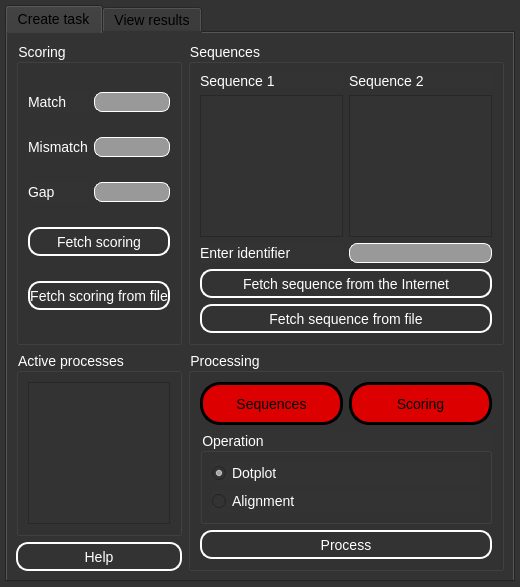
<?xml version="1.0" encoding="UTF-8"?>
<ui version="4.0">
 <class>MainWindow</class>
 <widget class="QWidget" name="MainWindow">
  <property name="geometry">
   <rect>
    <x>0</x>
    <y>0</y>
    <width>520</width>
    <height>587</height>
   </rect>
  </property>
  <property name="sizePolicy">
   <sizepolicy hsizetype="Expanding" vsizetype="Expanding">
    <horstretch>0</horstretch>
    <verstretch>0</verstretch>
   </sizepolicy>
  </property>
  <property name="windowTitle">
   <string>Form</string>
  </property>
  <property name="styleSheet">
   <string notr="true">QWidget {
	background-color: #333333;
}</string>
  </property>
  <layout class="QVBoxLayout" name="verticalLayout_2" stretch="0">
   <property name="spacing">
    <number>0</number>
   </property>
   <property name="leftMargin">
    <number>5</number>
   </property>
   <property name="topMargin">
    <number>5</number>
   </property>
   <property name="rightMargin">
    <number>5</number>
   </property>
   <property name="bottomMargin">
    <number>5</number>
   </property>
   <item>
    <widget class="QTabWidget" name="tabWidget">
     <property name="sizePolicy">
      <sizepolicy hsizetype="Expanding" vsizetype="Preferred">
       <horstretch>0</horstretch>
       <verstretch>0</verstretch>
      </sizepolicy>
     </property>
     <property name="minimumSize">
      <size>
       <width>400</width>
       <height>400</height>
      </size>
     </property>
     <property name="font">
      <font>
       <pointsize>-1</pointsize>
       <weight>50</weight>
       <italic>false</italic>
       <bold>false</bold>
      </font>
     </property>
     <property name="styleSheet">
      <string notr="true">QWidget {
	background-color: #333333;
	font: &quot;Times New Roman&quot;;
    font-size: 14px;
}
QLabel {
	background-color: #333333;
	color: white;
	font: italic &quot;Times New Roman&quot;;
}
QLineEdit {
	border-radius: 8px;
	border: 1px solid white;
	background-color: #999999;
	color: white;
}
QGroupBox {
	background-color: #333333;
	color: white;
}
QRadioButton {
	background-color: #333333;
	color: white;
}

QPushButton {
    color: white;
    border-radius: 12px;
    border: 2px solid white;
    background-color: qlineargradient(x1: 0.5, y1: 0, x2: 0.5, y2: 1,
    stop: 0 white,
    stop: 0.3 gray,
    stop: 0.6 gray,
    stop: 0.9 darkgray,
    stop: 1 black);
    font: bold &quot;Times New Roman&quot;;
    font-size: 14px;
	height: 25px;
}

QPushButton:pressed {
    background-color: qlineargradient(x1: 0.5, y1: 0, x2: 0.5, y2: 1,
    stop: 0 black,
    stop: 0.3 darkgray,
    stop: 0.6 gray,
    stop: 0.8 gray,
    stop: 1 white);
}
</string>
     </property>
     <property name="currentIndex">
      <number>0</number>
     </property>
     <widget class="QWidget" name="createTaskTab">
      <property name="sizePolicy">
       <sizepolicy hsizetype="Expanding" vsizetype="Expanding">
        <horstretch>0</horstretch>
        <verstretch>0</verstretch>
       </sizepolicy>
      </property>
      <attribute name="title">
       <string>Create task</string>
      </attribute>
      <layout class="QGridLayout" name="gridLayout_5">
       <item row="0" column="1">
        <widget class="QGroupBox" name="groupBox_4">
         <property name="sizePolicy">
          <sizepolicy hsizetype="Expanding" vsizetype="Preferred">
           <horstretch>0</horstretch>
           <verstretch>0</verstretch>
          </sizepolicy>
         </property>
         <property name="title">
          <string>Sequences</string>
         </property>
         <layout class="QGridLayout" name="gridLayout_4">
          <item row="2" column="0">
           <widget class="QLabel" name="label_6">
            <property name="text">
             <string>Enter identifier</string>
            </property>
           </widget>
          </item>
          <item row="1" column="1">
           <widget class="QListWidget" name="seq2ListWidget"/>
          </item>
          <item row="0" column="0">
           <widget class="QLabel" name="label">
            <property name="text">
             <string>Sequence 1</string>
            </property>
           </widget>
          </item>
          <item row="1" column="0">
           <widget class="QListWidget" name="seq1ListWidget">
            <property name="sizePolicy">
             <sizepolicy hsizetype="Expanding" vsizetype="Expanding">
              <horstretch>0</horstretch>
              <verstretch>0</verstretch>
             </sizepolicy>
            </property>
           </widget>
          </item>
          <item row="2" column="1">
           <widget class="QLineEdit" name="identifierLineEdit">
            <property name="alignment">
             <set>Qt::AlignCenter</set>
            </property>
           </widget>
          </item>
          <item row="4" column="0" colspan="2">
           <widget class="QPushButton" name="fetchSeqFromFileBtn">
            <property name="text">
             <string>Fetch sequence from file</string>
            </property>
           </widget>
          </item>
          <item row="0" column="1">
           <widget class="QLabel" name="label_2">
            <property name="text">
             <string>Sequence 2</string>
            </property>
           </widget>
          </item>
          <item row="3" column="0" colspan="2">
           <widget class="QPushButton" name="fetchSeqFromInternetFile">
            <property name="text">
             <string>Fetch sequence from the Internet</string>
            </property>
           </widget>
          </item>
         </layout>
        </widget>
       </item>
       <item row="0" column="0">
        <widget class="QGroupBox" name="groupBox_3">
         <property name="sizePolicy">
          <sizepolicy hsizetype="Expanding" vsizetype="Expanding">
           <horstretch>0</horstretch>
           <verstretch>0</verstretch>
          </sizepolicy>
         </property>
         <property name="title">
          <string>Scoring</string>
         </property>
         <layout class="QGridLayout" name="gridLayout_3">
          <item row="4" column="0" colspan="2">
           <widget class="QPushButton" name="fetchScoringBtn">
            <property name="sizePolicy">
             <sizepolicy hsizetype="Expanding" vsizetype="Fixed">
              <horstretch>0</horstretch>
              <verstretch>0</verstretch>
             </sizepolicy>
            </property>
            <property name="text">
             <string>Fetch scoring</string>
            </property>
           </widget>
          </item>
          <item row="1" column="0">
           <widget class="QLabel" name="label_4">
            <property name="text">
             <string>Mismatch</string>
            </property>
           </widget>
          </item>
          <item row="0" column="1">
           <widget class="QLineEdit" name="matchLineEdit">
            <property name="alignment">
             <set>Qt::AlignCenter</set>
            </property>
           </widget>
          </item>
          <item row="1" column="1">
           <widget class="QLineEdit" name="mismatchLineEdit">
            <property name="alignment">
             <set>Qt::AlignCenter</set>
            </property>
           </widget>
          </item>
          <item row="2" column="1">
           <widget class="QLineEdit" name="gapLineEdit">
            <property name="alignment">
             <set>Qt::AlignCenter</set>
            </property>
           </widget>
          </item>
          <item row="2" column="0">
           <widget class="QLabel" name="label_5">
            <property name="text">
             <string>Gap</string>
            </property>
           </widget>
          </item>
          <item row="0" column="0">
           <widget class="QLabel" name="label_3">
            <property name="text">
             <string>Match</string>
            </property>
           </widget>
          </item>
          <item row="5" column="0" colspan="2">
           <widget class="QPushButton" name="fetchScoringFromFileBtn">
            <property name="sizePolicy">
             <sizepolicy hsizetype="Expanding" vsizetype="Fixed">
              <horstretch>0</horstretch>
              <verstretch>0</verstretch>
             </sizepolicy>
            </property>
            <property name="text">
             <string>Fetch scoring from file</string>
            </property>
           </widget>
          </item>
         </layout>
        </widget>
       </item>
       <item row="1" column="0">
        <widget class="QGroupBox" name="groupBox_6">
         <property name="sizePolicy">
          <sizepolicy hsizetype="Expanding" vsizetype="Expanding">
           <horstretch>0</horstretch>
           <verstretch>0</verstretch>
          </sizepolicy>
         </property>
         <property name="title">
          <string>Active processes</string>
         </property>
         <layout class="QGridLayout" name="gridLayout_2">
          <item row="0" column="0">
           <widget class="QListWidget" name="activeProcListWidget"/>
          </item>
         </layout>
        </widget>
       </item>
       <item row="2" column="0">
        <widget class="QPushButton" name="helpBtn">
         <property name="text">
          <string>Help</string>
         </property>
        </widget>
       </item>
       <item row="1" column="1" rowspan="2">
        <widget class="QGroupBox" name="groupBox_5">
         <property name="sizePolicy">
          <sizepolicy hsizetype="Expanding" vsizetype="Expanding">
           <horstretch>0</horstretch>
           <verstretch>0</verstretch>
          </sizepolicy>
         </property>
         <property name="title">
          <string>Processing</string>
         </property>
         <layout class="QGridLayout" name="gridLayout">
          <item row="1" column="0" colspan="2">
           <widget class="QGroupBox" name="operationGroupBox">
            <property name="title">
             <string>Operation</string>
            </property>
            <layout class="QVBoxLayout" name="verticalLayout">
             <item>
              <widget class="QRadioButton" name="dotplotRadioBtn">
               <property name="text">
                <string>Dotplot</string>
               </property>
               <property name="checked">
                <bool>true</bool>
               </property>
              </widget>
             </item>
             <item>
              <widget class="QRadioButton" name="alignmentRadioBtn">
               <property name="text">
                <string>Alignment</string>
               </property>
              </widget>
             </item>
            </layout>
           </widget>
          </item>
          <item row="0" column="0">
           <widget class="QLabel" name="seqsLedLbl">
            <property name="styleSheet">
             <string notr="true">QLabel {
	border-radius: 20px;
	border: 3px solid black;
	background-color: #dd0000;
	color: black;
}</string>
            </property>
            <property name="text">
             <string>Sequences</string>
            </property>
            <property name="alignment">
             <set>Qt::AlignCenter</set>
            </property>
           </widget>
          </item>
          <item row="4" column="0" colspan="2">
           <widget class="QPushButton" name="processBtn">
            <property name="text">
             <string>Process</string>
            </property>
           </widget>
          </item>
          <item row="0" column="1">
           <widget class="QLabel" name="scoringLedLbl">
            <property name="styleSheet">
             <string notr="true">QLabel {
	border-radius: 20px;
	border: 3px solid black;
	background-color: #dd0000;
	color: black;
}</string>
            </property>
            <property name="text">
             <string>Scoring</string>
            </property>
            <property name="alignment">
             <set>Qt::AlignCenter</set>
            </property>
           </widget>
          </item>
         </layout>
        </widget>
       </item>
      </layout>
     </widget>
     <widget class="QWidget" name="viewResultsTab">
      <property name="sizePolicy">
       <sizepolicy hsizetype="Expanding" vsizetype="Expanding">
        <horstretch>0</horstretch>
        <verstretch>0</verstretch>
       </sizepolicy>
      </property>
      <attribute name="title">
       <string>View results</string>
      </attribute>
      <layout class="QGridLayout" name="gridLayout_7">
       <item row="2" column="0">
        <widget class="QPushButton" name="showDotplotBtn">
         <property name="text">
          <string>Show selected</string>
         </property>
        </widget>
       </item>
       <item row="1" column="1">
        <widget class="QListWidget" name="listWidget_4"/>
       </item>
       <item row="1" column="0">
        <widget class="QListWidget" name="listWidget_5"/>
       </item>
       <item row="0" column="0">
        <widget class="QPushButton" name="loadDotplotBtn">
         <property name="text">
          <string>Load dotplot</string>
         </property>
        </widget>
       </item>
       <item row="0" column="1">
        <widget class="QPushButton" name="loadAlignmentBtn">
         <property name="text">
          <string>Load alignment</string>
         </property>
        </widget>
       </item>
       <item row="2" column="1">
        <widget class="QPushButton" name="showAlignmentBtn">
         <property name="text">
          <string>Show selected</string>
         </property>
        </widget>
       </item>
      </layout>
     </widget>
    </widget>
   </item>
  </layout>
 </widget>
 <resources/>
 <connections/>
</ui>
